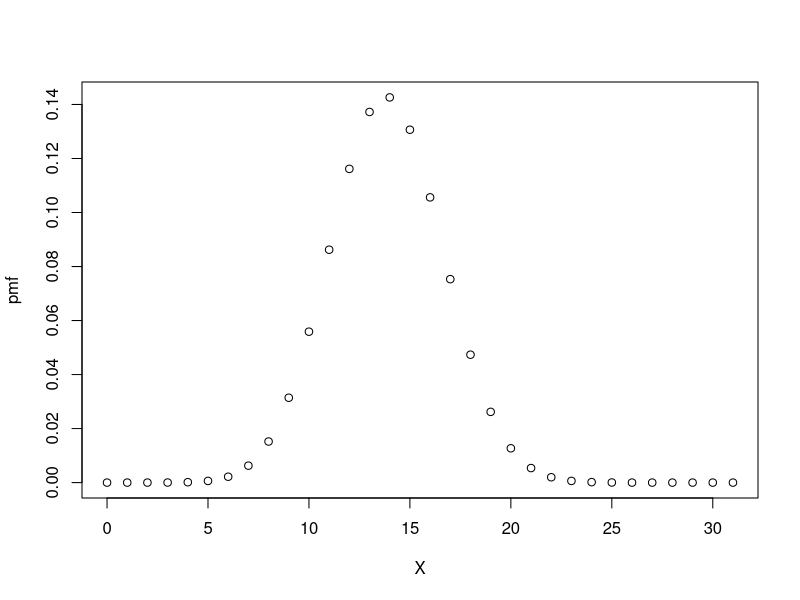

The R script that drew this image: (Note: this script raises an error after producing the figure.)
#lab 3
#use pbinom when dealing with discrete or =
#use dbinom when dealing with range or <=

probability=dbinom(7,12,1/6)+dbinom(8,12,1/6)+dbinom(9,12,1/6)
probability

prob1=pbinom(9,12,1/6)-pbinom(7,12,1/6)
prob1

#2
#given mean 72
#standard deviation 15.2
#>=84

pnorm(84,mean=72,sd=15.2,lower.tail=FALSE)

#Q3 
#a)

#Question - 3 
ppois(0,5) #way - 1
dpois(0,5) #way - 2
ppois(50,50)-ppois(47,50) #way - 1
ppois(50,50)-ppois(48,50)+dpois(48,50) #way - 2
dpois(48,50)+dpois(49,50)+dpois(50,50) #way - 3

#Question 4
dhyper(x=3,n=17,m=233,k=5)
#Question 5
#a
X=seq(0,31)
#b
pmf=dbinom(X,31,0.447)
plot(X,pmf)
#b
cdf=pbinom(x,31,0.447)
plot(x,cdf)
#d
mean(x)
var(x)
sd(x)
